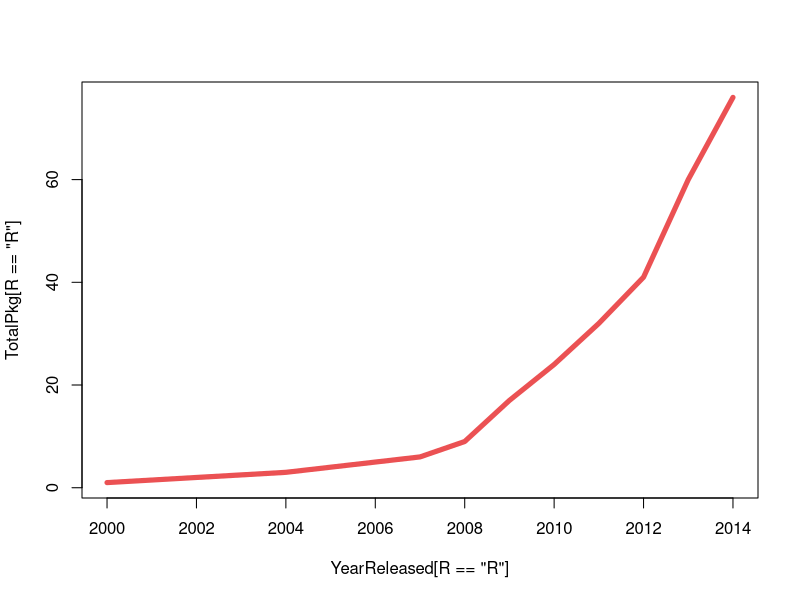

Reproduce this figure in R.
library(reshape)

ds <- read.csv("Data/PackagesThruTime.csv")

# Group packages by year using aggregate then fix names
dsYear <- with(ds, aggregate(Program, by = list(YearReleased, RPackage), 
	                          FUN = length))

names(dsYear) <- c("YearReleased", "R", "NPackages")

# Order the data by year so cumulative number of packages
# per year can be calculated
dsYear <- dsYear[order(dsYear$YearReleased), ]

# Calculate cumulative number of packages per year
# separately for non R and R packages
dsYear$TotalPkg[dsYear$R == "other"] <- cumsum(dsYear$NPackages[dsYear$R == "other"])
dsYear$TotalPkg[dsYear$R == "R"] <- cumsum(dsYear$NPackages[dsYear$R == "R"])

# Plot for talk slides

newred <- rgb(red = 235, green = 81, blue = 83, maxColorValue = 255)
newblue <- rgb(red = 75, green = 213, blue = 238, maxColorValue = 255)
newyellow <- rgb(red = 229, green = 177, blue = 58, maxColorValue = 255)

png("Manuscript/Figures/PackagesThruTime_Talk.png", bg = "transparent")

# Plot cumulative number of non-R packages through time
# plot(TotalPkg[R == "other"] ~ YearReleased[R == "other"], 
#     data = dsYear, type = "l", ylim = c(0,30), xlim = c(1980,2014), 
#     col = newred, lwd = 5)

# Add line for R packages
plot(TotalPkg[R == "R"] ~ YearReleased[R == "R"], 
	   data = dsYear, col = newred, type = "l" , lwd = 5, 
	   xlim = c(2000,2014))

dev.off()
